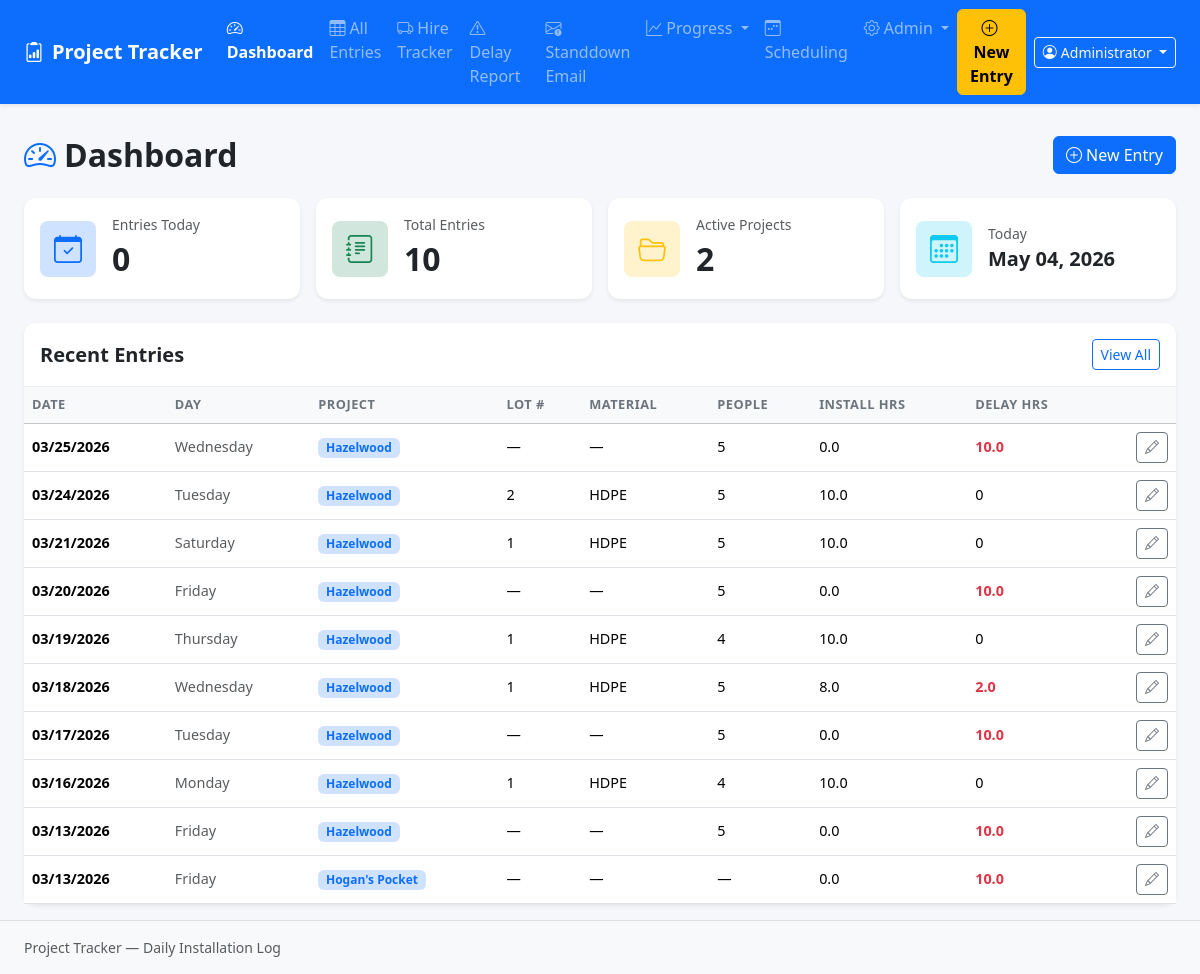
Screenshot of / (signed in) with the database file from the repository.
### models.py (models this page shows, shortened)
class User(UserMixin, db.Model):
    id = db.Column(db.Integer, primary_key=True)
    username = db.Column(db.String(100), nullable=False, unique=True)
    display_name = db.Column(db.String(200))       # full name shown in entries
    password_hash = db.Column(db.String(256), nullable=False)
    is_admin = db.Column(db.Boolean, default=False)
    active = db.Column(db.Boolean, default=True)
    created_at = db.Column(db.DateTime, default=datetime.utcnow)
    entries = db.relationship('DailyEntry', backref='submitted_by_user', lazy=True)
    @property
    def is_active(self):
        return self.active

class DailyEntry(db.Model):
    id = db.Column(db.Integer, primary_key=True)
    project_id = db.Column(db.Integer, db.ForeignKey('project.id'), nullable=False)
    entry_date = db.Column(db.Date, nullable=False)
    lot_number = db.Column(db.String(100))
    location = db.Column(db.String(200))
    material = db.Column(db.String(200))
    num_people = db.Column(db.Integer)
    install_hours = db.Column(db.Float, default=0)
    install_sqm = db.Column(db.Float, default=0)       # actual SQM installed this entry
    delay_hours = db.Column(db.Float, default=0)
    delay_billable = db.Column(db.Boolean, default=True)   # True=client delay (billed), False=own delay
    delay_reason = db.Column(db.Text)                       # short category / type
    delay_description = db.Column(db.Text)                  # detailed description for standdown emails
    machines_stood_down = db.Column(db.Boolean, default=False)  # True = hired machines stood down (wet weather)
    notes = db.Column(db.Text)
    other_work_description = db.Column(db.Text)
    created_at = db.Column(db.DateTime, default=datetime.utcnow)
    updated_at = db.Column(db.DateTime, default=datetime.utcnow, onupdate=datetime.utcnow)
    user_id = db.Column(db.Integer, db.ForeignKey('user.id'), nullable=True)
    employees = db.relationship(
        'Employee', secondary=entry_employees, lazy='subquery',
        backref=db.backref('entries', lazy=True)
    )
    machines = db.relationship(
        'Machine', secondary=entry_machines, lazy='subquery',
        backref=db.backref('entries', lazy=True)
    )
    photos = db.relationship('EntryPhoto', backref='entry',
                             cascade='all, delete-orphan', lazy=True)
    @property
    def day_name(self):
        return self.entry_date.strftime('%A') if self.entry_date else ''

class Project(db.Model):
    id = db.Column(db.Integer, primary_key=True)
    name = db.Column(db.String(200), nullable=False)
    description = db.Column(db.Text)
    active = db.Column(db.Boolean, default=True)
    start_date = db.Column(db.Date)           # Day 1 of installation (for Gantt day→date mapping)
    planned_crew = db.Column(db.Integer)      # Estimated crew size for efficiency calculations
    hours_per_day = db.Column(db.Float)       # Quoted hours per working day
    quoted_days = db.Column(db.Integer)       # Total quoted working days for the job
    created_at = db.Column(db.DateTime, default=datetime.utcnow)
    entries = db.relationship('DailyEntry', backref='project', lazy=True)
    planned_data = db.relationship('PlannedData', backref='project',
                                   cascade='all, delete-orphan', lazy=True)
    non_work_dates = db.relationship('ProjectNonWorkDate', backref='project',
                                     cascade='all, delete-orphan',
                                     order_by='ProjectNonWorkDate.date')
    budgeted_roles = db.relationship('ProjectBudgetedRole', backref='project',
                                     cascade='all, delete-orphan', lazy=True)

### app.py (the view)
@app.route('/')
def index():
    today = date.today()
    recent_entries = (
        DailyEntry.query
        .order_by(DailyEntry.entry_date.desc(), DailyEntry.created_at.desc())
        .limit(10).all()
    )
    total_entries = DailyEntry.query.count()
    entries_today = DailyEntry.query.filter_by(entry_date=today).count()
    active_projects = Project.query.filter_by(active=True).count()
    active_hired = HiredMachine.query.filter_by(active=True).count()
    return render_template('index.html', recent_entries=recent_entries,
                           total_entries=total_entries, entries_today=entries_today,
                           active_projects=active_projects, active_hired=active_hired,
                           today=today)

### app.py (called while the page is built)
@login_manager.user_loader
def load_user(user_id):
    return User.query.get(int(user_id))

@app.context_processor
def inject_active_projects():
    try:
        projects = Project.query.filter_by(active=True).order_by(Project.name).all()
    except Exception:
        projects = []
    return {'_active_projects': projects}

@app.before_request
def require_login():
    public_endpoints = {'login', 'logout', 'static'}
    if request.endpoint not in public_endpoints and not current_user.is_authenticated:
        return redirect(url_for('login', next=request.url))

### templates/index.html (shortened to what this page needs)
{% extends "base.html" %}
{% block content %}
<div class="d-flex justify-content-between align-items-center mb-4">
  <h2 class="fw-bold mb-0"><i class="bi bi-speedometer2 me-2 text-primary"></i>Dashboard</h2>
  <a href="{{ url_for('new_entry') }}" class="btn btn-primary">
    <i class="bi bi-plus-circle me-1"></i>New Entry
  </a>
</div>
<div class="row g-3 mb-4">
  <div class="col-sm-6 col-lg-3">
    <div class="card border-0 shadow-sm h-100">
      <div class="card-body d-flex align-items-center gap-3">
        <div class="stat-icon bg-primary-subtle rounded-3 p-3">
          <i class="bi bi-calendar-check fs-3 text-primary"></i>
        </div>
        <div>
          <div class="text-muted small">Entries Today</div>
          <div class="fs-2 fw-bold">{{ entries_today }}</div>
        </div>
      </div>
    </div>
  </div>
  <div class="col-sm-6 col-lg-3">
    <div class="card border-0 shadow-sm h-100">
      <div class="card-body d-flex align-items-center gap-3">
        <div class="stat-icon bg-success-subtle rounded-3 p-3">
          <i class="bi bi-journal-text fs-3 text-success"></i>
        </div>
        <div>
          <div class="text-muted small">Total Entries</div>
          <div class="fs-2 fw-bold">{{ total_entries }}</div>
        </div>
      </div>
    </div>
  </div>
  <div class="col-sm-6 col-lg-3">
    <div class="card border-0 shadow-sm h-100">
      <div class="card-body d-flex align-items-center gap-3">
        <div class="stat-icon bg-warning-subtle rounded-3 p-3">
          <i class="bi bi-folder2-open fs-3 text-warning"></i>
        </div>
        <div>
          <div class="text-muted small">Active Projects</div>
          <div class="fs-2 fw-bold">{{ active_projects }}</div>
        </div>
      </div>
    </div>
  </div>
  <div class="col-sm-6 col-lg-3">
    <div class="card border-0 shadow-sm h-100">
      <div class="card-body d-flex align-items-center gap-3">
        <div class="stat-icon bg-info-subtle rounded-3 p-3">
          <i class="bi bi-calendar3 fs-3 text-info"></i>
        </div>
        <div>
          <div class="text-muted small">Today</div>
          <div class="fs-5 fw-bold">{{ today.strftime('%b %d, %Y') }}</div>
        </div>
      </div>
    </div>
  </div>
</div>
<div class="card border-0 shadow-sm">
  <div class="card-header bg-white d-flex justify-content-between align-items-center py-3">
    <h5 class="mb-0 fw-semibold">Recent Entries</h5>
    <a href="{{ url_for('entries') }}" class="btn btn-sm btn-outline-primary">View All</a>
  </div>
  <div class="card-body p-0">
    {% if recent_entries %}
    <div class="table-responsive">
      <table class="table table-hover align-middle mb-0">
        <thead class="table-light">
          <tr>
            <th>Date</th>
            <th>Day</th>
            <th>Project</th>
            <th>Lot #</th>
            <th>Material</th>
            <th>People</th>
            <th>Install Hrs</th>
            <th>Delay Hrs</th>
            <th></th>
          </tr>
        </thead>
        <tbody>
          {% for entry in recent_entries %}
          <tr>
            <td class="fw-semibold text-nowrap">{{ entry.entry_date.strftime('%m/%d/%Y') }}</td>
            <td class="text-muted">{{ entry.day_name }}</td>
            <td>
              <span class="badge bg-primary-subtle text-primary fw-semibold">{{ entry.project.name }}</span>
            </td>
            <td>{{ entry.lot_number or '—' }}</td>
            <td>{{ entry.material or '—' }}</td>
            <td>{{ entry.num_people or '—' }}</td>
            <td>{{ entry.install_hours }}</td>
            <td>
              {% if entry.delay_hours and entry.delay_hours > 0 %}
                <span class="text-danger fw-semibold">{{ entry.delay_hours }}</span>
              {% else %}
                0
              {% endif %}
            </td>
            <td class="text-end">
              <a href="{{ url_for('edit_entry', entry_id=entry.id) }}" class="btn btn-sm btn-outline-secondary">
                <i class="bi bi-pencil"></i>
              </a>
            </td>
          </tr>
          {% endfor %}
        </tbody>
      </table>
    </div>
    {% else %}
    <div class="text-center py-5 text-muted">
      <i class="bi bi-inbox fs-1 d-block mb-2"></i>
      No entries yet. <a href="{{ url_for('new_entry') }}">Create your first entry</a>.
    </div>
    {% endif %}
  </div>
</div>
{% endblock %}

### templates/base.html (shortened to what this page needs)
<!DOCTYPE html>
<html lang="en">
<head>
  <link href="https://cdn.jsdelivr.net/npm/bootstrap@5.3.3/dist/css/bootstrap.min.css" rel="stylesheet">
  <link href="https://cdn.jsdelivr.net/npm/bootstrap-icons@1.11.3/font/bootstrap-icons.css" rel="stylesheet">
  <link href="{{ url_for('static', filename='css/custom.css') }}" rel="stylesheet">
</head>
<body>
<nav class="navbar navbar-expand-lg navbar-dark bg-primary shadow-sm">
  <div class="container-fluid px-4">
    <a class="navbar-brand fw-bold" href="{{ url_for('index') }}">
      <i class="bi bi-clipboard2-data me-2"></i>Project Tracker
    </a>
    <div class="collapse navbar-collapse" id="navMenu">
      <ul class="navbar-nav me-auto mb-2 mb-lg-0">
        <li class="nav-item">
          <a class="nav-link {% if request.endpoint == 'index' %}active{% endif %}" href="{{ url_for('index') }}">
            <i class="bi bi-speedometer2 me-1"></i>Dashboard
          </a>
        </li>
        <li class="nav-item">
          <a class="nav-link {% if request.endpoint == 'entries' %}active{% endif %}" href="{{ url_for('entries') }}">
            <i class="bi bi-table me-1"></i>All Entries
          </a>
        </li>
        <li class="nav-item">
          <a class="nav-link {% if request.endpoint and request.endpoint.startswith('hire') %}active{% endif %}"
             href="{{ url_for('hire_list') }}">
            <i class="bi bi-truck me-1"></i>Hire Tracker
          </a>
        </li>
        <li class="nav-item">
          <a class="nav-link {% if request.endpoint and 'delay_report' in request.endpoint %}active{% endif %}"
             href="{{ url_for('delay_report') }}">
            <i class="bi bi-exclamation-triangle me-1"></i>Delay Report
          </a>
        </li>
        <li class="nav-item">
          <a class="nav-link {% if request.endpoint == 'morning_standdown' %}active{% endif %}"
             href="{{ url_for('morning_standdown') }}">
            <i class="bi bi-envelope-exclamation me-1"></i>Standdown Email
          </a>
        </li>
        <li class="nav-item dropdown">
          <a class="nav-link dropdown-toggle {% if request.endpoint == 'project_dashboard' %}active{% endif %}"
             href="#" data-bs-toggle="dropdown">
            <i class="bi bi-graph-up me-1"></i>Progress
          </a>
        </li>
        <li class="nav-item">
          <a class="nav-link {% if request.endpoint and 'scheduling' in request.endpoint %}active{% endif %}"
             href="{{ url_for('scheduling_overview') }}">
            <i class="bi bi-calendar3-week me-1"></i>Scheduling
          </a>
        </li>
        <li class="nav-item dropdown">
          <a class="nav-link dropdown-toggle {% if request.endpoint and 'admin' in request.endpoint %}active{% endif %}"
             href="#" data-bs-toggle="dropdown">
            <i class="bi bi-gear me-1"></i>Admin
          </a>
        </li>
      </ul>
      <div class="d-flex align-items-center gap-2">
        <a href="{{ url_for('new_entry') }}" class="btn btn-warning fw-semibold">
          <i class="bi bi-plus-circle me-1"></i>New Entry
        </a>
        <div class="dropdown">
          <button class="btn btn-outline-light btn-sm dropdown-toggle" data-bs-toggle="dropdown">
            <i class="bi bi-person-circle me-1"></i>{{ current_user.display_name or current_user.username }}
          </button>
        </div>
      </div>
    </div>
  </div>
</nav>
<div class="container-fluid px-4 py-3">
  {% block content %}{% endblock %}
</div>
<footer class="footer mt-auto py-3 bg-light border-top">
  <div class="container-fluid px-4 text-muted small">
    Project Tracker &mdash; Daily Installation Log
  </div>
</footer>
</body>
</html>

### static/css/custom.css (style rules this page uses)
body { background-color: #f5f7fa; min-height: 100vh; display: flex; flex-direction: column; }
.container-fluid { max-width: 1400px; }
.stat-icon { flex-shrink: 0; width: 56px; height: 56px; display: flex; align-items: center; justify-content: center; }
.card { border-radius: 0.75rem; }
.card-header { border-radius: 0.75rem 0.75rem 0 0 !important; border-bottom: 1px solid #eee; }
.table th { font-size: 0.8rem; font-weight: 600; text-transform: uppercase; letter-spacing: 0.04em; color: #6c757d; white-space: nowrap; }
.table td { font-size: 0.9rem; }
.navbar-dark .nav-link.active { font-weight: 600; }
.footer { margin-top: auto; }
.badge { font-size: 0.75rem; }

### rows the page displays
User: display_name "Administrator"
DailyEntry: entry_date "03/25/2026", day_name "Wednesday", project.name "Hazelwood", lot_number "—", material "—", num_people "5", install_hours "0.0", delay_hours "10.0"
DailyEntry: entry_date "03/24/2026", day_name "Tuesday", project.name "Hazelwood", lot_number "2", material "HDPE", num_people "5", install_hours "10.0", delay_hours "0"
DailyEntry: entry_date "03/21/2026", day_name "Saturday", project.name "Hazelwood", lot_number "1", material "HDPE", num_people "5", install_hours "10.0", delay_hours "0"
DailyEntry: entry_date "03/20/2026", day_name "Friday", project.name "Hazelwood", lot_number "—", material "—", num_people "5", install_hours "0.0", delay_hours "10.0"
DailyEntry: entry_date "03/19/2026", day_name "Thursday", project.name "Hazelwood", lot_number "1", material "HDPE", num_people "4", install_hours "10.0", delay_hours "0"
DailyEntry: entry_date "03/18/2026", day_name "Wednesday", project.name "Hazelwood", lot_number "1", material "HDPE", num_people "5", install_hours "8.0", delay_hours "2.0"
DailyEntry: entry_date "03/17/2026", day_name "Tuesday", project.name "Hazelwood", lot_number "—", material "—", num_people "5", install_hours "0.0", delay_hours "10.0"
DailyEntry: entry_date "03/16/2026", day_name "Monday", project.name "Hazelwood", lot_number "1", material "HDPE", num_people "4", install_hours "10.0", delay_hours "0"
DailyEntry: entry_date "03/13/2026", day_name "Friday", project.name "Hazelwood", lot_number "—", material "—", num_people "5", install_hours "0.0", delay_hours "10.0"
DailyEntry: entry_date "03/13/2026", day_name "Friday", project.name "Hogan's Pocket", lot_number "—", material "—", num_people "—", install_hours "0.0", delay_hours "10.0"

### other values shown
{{ entries_today }} "0"
{{ total_entries }} "10"
{{ active_projects }} "2"
